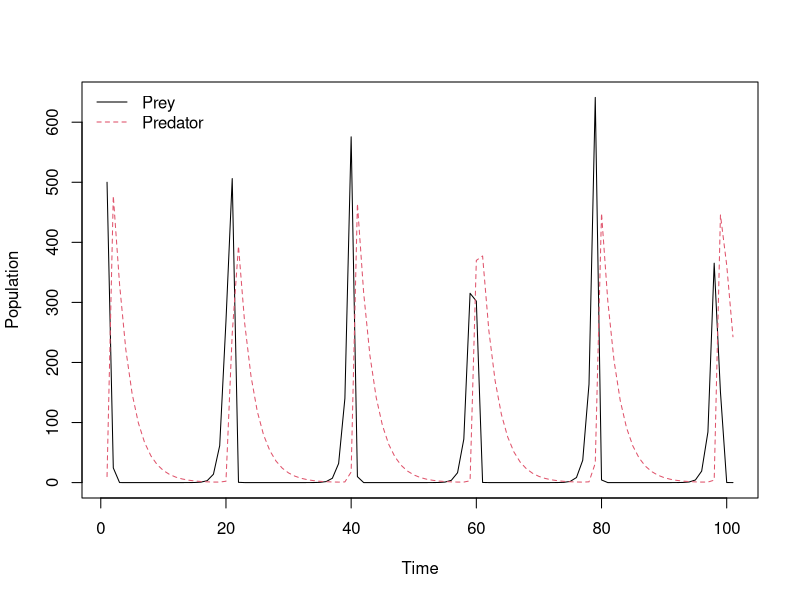

Here is the R script that generated this plot:
### Lotka-Volterra predator-prey model
## By: Nathan Justice
# Latest Edit: 6/1/15

# Load dependencies
library(deSolve)

lotVpredPrey <- function(time, initState, params){
  # Function for ordinary differential equations (ODE)
  lotVPPeqs <-function(time, initState, params){
    with(as.list(c(initState, params)),{

      # Lotka-Volterra predator-prey model
      dx <- (alpha * prey) - (beta * prey * predator)
      dy <- (gamma * prey * predator) - (delta * predator)

      # alpha = the growth rate of prey
      # beta = the rate at which predators kill prey
      # delta = the death rate of predators
      # gamma = the rate at which predators increase by consuming prey

      list(c(dx, dy))
    })
  }

  # deSolve method to solve initial value problems (IVP)
  output <- ode(y=initState, times=time, func=lotVPPeqs, parms=params)
  # Plot matrix
  matplot(output[,-1], type="l", xlab="Time", ylab="Population")
  legend("topleft", c("Prey", "Predator"), lty=c(1, 2), col=c(1, 2),
         bty="n")
}

# Test-values
params <- c(alpha=1.5, beta=0.02, delta=0.4, gamma=0.01)
initState <- c(prey=500, predator=10)
time <- seq(0, 100, by=1)

# Function-call
lotVpredPrey(time, initState, params)
